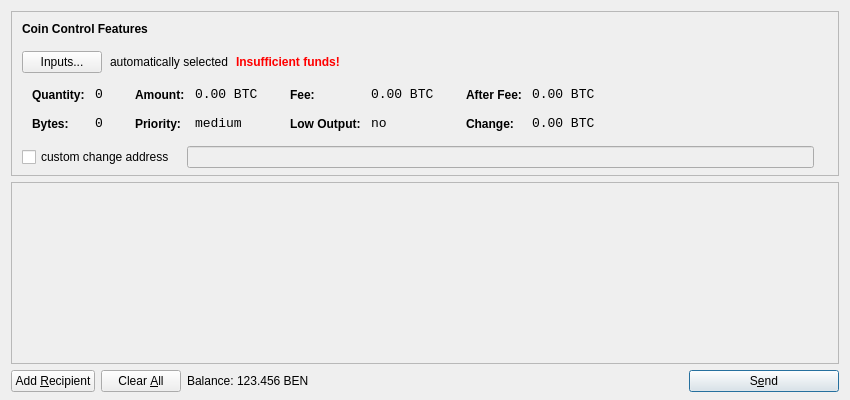
<?xml version="1.0" encoding="UTF-8"?>
<ui version="4.0">
 <class>SendCoinsDialog</class>
 <widget class="QDialog" name="SendCoinsDialog">
  <property name="geometry">
   <rect>
    <x>0</x>
    <y>0</y>
    <width>850</width>
    <height>400</height>
   </rect>
  </property>
  <property name="windowTitle">
   <string>Send Coins</string>
  </property>
  <layout class="QVBoxLayout" name="verticalLayout" stretch="0,1,0">
   <property name="bottomMargin">
    <number>8</number>
   </property>
   <item>
    <widget class="QFrame" name="frameCoinControl">
     <property name="sizePolicy">
      <sizepolicy hsizetype="Expanding" vsizetype="Expanding">
       <horstretch>0</horstretch>
       <verstretch>0</verstretch>
      </sizepolicy>
     </property>
     <property name="maximumSize">
      <size>
       <width>16777215</width>
       <height>16777215</height>
      </size>
     </property>
     <property name="frameShape">
      <enum>QFrame::StyledPanel</enum>
     </property>
     <property name="frameShadow">
      <enum>QFrame::Sunken</enum>
     </property>
     <layout class="QVBoxLayout" name="verticalLayoutCoinControl2">
      <property name="spacing">
       <number>-1</number>
      </property>
      <property name="leftMargin">
       <number>0</number>
      </property>
      <property name="topMargin">
       <number>0</number>
      </property>
      <property name="rightMargin">
       <number>0</number>
      </property>
      <property name="bottomMargin">
       <number>6</number>
      </property>
      <item>
       <layout class="QVBoxLayout" name="verticalLayoutCoinControl" stretch="0,0,0,0,1">
        <property name="spacing">
         <number>0</number>
        </property>
        <property name="leftMargin">
         <number>10</number>
        </property>
        <property name="topMargin">
         <number>10</number>
        </property>
        <item>
         <layout class="QHBoxLayout" name="horizontalLayoutCoinControl1">
          <property name="bottomMargin">
           <number>15</number>
          </property>
          <item>
           <widget class="QLabel" name="labelCoinControlFeatures">
            <property name="sizePolicy">
             <sizepolicy hsizetype="Preferred" vsizetype="Maximum">
              <horstretch>0</horstretch>
              <verstretch>0</verstretch>
             </sizepolicy>
            </property>
            <property name="font">
             <font>
              <weight>75</weight>
              <bold>true</bold>
             </font>
            </property>
            <property name="styleSheet">
             <string notr="true">font-weight:bold;</string>
            </property>
            <property name="text">
             <string>Coin Control Features</string>
            </property>
           </widget>
          </item>
         </layout>
        </item>
        <item>
         <layout class="QHBoxLayout" name="horizontalLayoutCoinControl2" stretch="0,0,0,0">
          <property name="spacing">
           <number>8</number>
          </property>
          <property name="bottomMargin">
           <number>10</number>
          </property>
          <item>
           <widget class="QPushButton" name="pushButtonCoinControl">
            <property name="styleSheet">
             <string notr="true"/>
            </property>
            <property name="text">
             <string>Inputs...</string>
            </property>
           </widget>
          </item>
          <item>
           <widget class="QLabel" name="labelCoinControlAutomaticallySelected">
            <property name="text">
             <string>automatically selected</string>
            </property>
            <property name="margin">
             <number>5</number>
            </property>
           </widget>
          </item>
          <item>
           <widget class="QLabel" name="labelCoinControlInsuffFunds">
            <property name="font">
             <font>
              <weight>75</weight>
              <bold>true</bold>
             </font>
            </property>
            <property name="styleSheet">
             <string notr="true">color:red;font-weight:bold;</string>
            </property>
            <property name="text">
             <string>Insufficient funds!</string>
            </property>
            <property name="margin">
             <number>5</number>
            </property>
           </widget>
          </item>
          <item>
           <spacer name="horizontalSpacerCoinControl">
            <property name="orientation">
             <enum>Qt::Horizontal</enum>
            </property>
            <property name="sizeHint" stdset="0">
             <size>
              <width>40</width>
              <height>1</height>
             </size>
            </property>
           </spacer>
          </item>
         </layout>
        </item>
        <item>
         <widget class="QWidget" name="widgetCoinControl" native="true">
          <property name="sizePolicy">
           <sizepolicy hsizetype="Preferred" vsizetype="Preferred">
            <horstretch>0</horstretch>
            <verstretch>0</verstretch>
           </sizepolicy>
          </property>
          <property name="minimumSize">
           <size>
            <width>0</width>
            <height>0</height>
           </size>
          </property>
          <property name="styleSheet">
           <string notr="true"/>
          </property>
          <layout class="QHBoxLayout" name="horizontalLayoutCoinControl5">
           <property name="margin">
            <number>0</number>
           </property>
           <item>
            <layout class="QHBoxLayout" name="horizontalLayoutCoinControl3" stretch="0,0,0,1">
             <property name="spacing">
              <number>20</number>
             </property>
             <property name="topMargin">
              <number>0</number>
             </property>
             <property name="bottomMargin">
              <number>10</number>
             </property>
             <item>
              <layout class="QFormLayout" name="formLayoutCoinControl1">
               <property name="horizontalSpacing">
                <number>10</number>
               </property>
               <property name="verticalSpacing">
                <number>14</number>
               </property>
               <property name="leftMargin">
                <number>10</number>
               </property>
               <property name="topMargin">
                <number>4</number>
               </property>
               <property name="rightMargin">
                <number>6</number>
               </property>
               <item row="0" column="0">
                <widget class="QLabel" name="labelCoinControlQuantityText">
                 <property name="styleSheet">
                  <string notr="true">font-weight:bold;</string>
                 </property>
                 <property name="text">
                  <string>Quantity:</string>
                 </property>
                 <property name="margin">
                  <number>0</number>
                 </property>
                </widget>
               </item>
               <item row="0" column="1">
                <widget class="QLabel" name="labelCoinControlQuantity">
                 <property name="font">
                  <font>
                   <family>Monospace</family>
                   <pointsize>10</pointsize>
                  </font>
                 </property>
                 <property name="cursor">
                  <cursorShape>IBeamCursor</cursorShape>
                 </property>
                 <property name="contextMenuPolicy">
                  <enum>Qt::ActionsContextMenu</enum>
                 </property>
                 <property name="text">
                  <string notr="true">0</string>
                 </property>
                 <property name="margin">
                  <number>0</number>
                 </property>
                 <property name="textInteractionFlags">
                  <set>Qt::LinksAccessibleByMouse|Qt::TextSelectableByKeyboard|Qt::TextSelectableByMouse</set>
                 </property>
                </widget>
               </item>
               <item row="1" column="0">
                <widget class="QLabel" name="labelCoinControlBytesText">
                 <property name="styleSheet">
                  <string notr="true">font-weight:bold;</string>
                 </property>
                 <property name="text">
                  <string>Bytes:</string>
                 </property>
                </widget>
               </item>
               <item row="1" column="1">
                <widget class="QLabel" name="labelCoinControlBytes">
                 <property name="font">
                  <font>
                   <family>Monospace</family>
                   <pointsize>10</pointsize>
                  </font>
                 </property>
                 <property name="cursor">
                  <cursorShape>IBeamCursor</cursorShape>
                 </property>
                 <property name="contextMenuPolicy">
                  <enum>Qt::ActionsContextMenu</enum>
                 </property>
                 <property name="text">
                  <string notr="true">0</string>
                 </property>
                 <property name="textInteractionFlags">
                  <set>Qt::LinksAccessibleByMouse|Qt::TextSelectableByKeyboard|Qt::TextSelectableByMouse</set>
                 </property>
                </widget>
               </item>
              </layout>
             </item>
             <item>
              <layout class="QFormLayout" name="formLayoutCoinControl2">
               <property name="horizontalSpacing">
                <number>10</number>
               </property>
               <property name="verticalSpacing">
                <number>14</number>
               </property>
               <property name="leftMargin">
                <number>6</number>
               </property>
               <property name="topMargin">
                <number>4</number>
               </property>
               <property name="rightMargin">
                <number>6</number>
               </property>
               <item row="0" column="0">
                <widget class="QLabel" name="labelCoinControlAmountText">
                 <property name="styleSheet">
                  <string notr="true">font-weight:bold;</string>
                 </property>
                 <property name="text">
                  <string>Amount:</string>
                 </property>
                 <property name="margin">
                  <number>0</number>
                 </property>
                </widget>
               </item>
               <item row="0" column="1">
                <widget class="QLabel" name="labelCoinControlAmount">
                 <property name="font">
                  <font>
                   <family>Monospace</family>
                   <pointsize>10</pointsize>
                  </font>
                 </property>
                 <property name="cursor">
                  <cursorShape>IBeamCursor</cursorShape>
                 </property>
                 <property name="contextMenuPolicy">
                  <enum>Qt::ActionsContextMenu</enum>
                 </property>
                 <property name="text">
                  <string notr="true">0.00 BTC</string>
                 </property>
                 <property name="textInteractionFlags">
                  <set>Qt::LinksAccessibleByMouse|Qt::TextSelectableByKeyboard|Qt::TextSelectableByMouse</set>
                 </property>
                </widget>
               </item>
               <item row="1" column="0">
                <widget class="QLabel" name="labelCoinControlPriorityText">
                 <property name="styleSheet">
                  <string notr="true">font-weight:bold;</string>
                 </property>
                 <property name="text">
                  <string>Priority:</string>
                 </property>
                </widget>
               </item>
               <item row="1" column="1">
                <widget class="QLabel" name="labelCoinControlPriority">
                 <property name="font">
                  <font>
                   <family>Monospace</family>
                   <pointsize>10</pointsize>
                  </font>
                 </property>
                 <property name="cursor">
                  <cursorShape>IBeamCursor</cursorShape>
                 </property>
                 <property name="contextMenuPolicy">
                  <enum>Qt::ActionsContextMenu</enum>
                 </property>
                 <property name="text">
                  <string>medium</string>
                 </property>
                 <property name="textInteractionFlags">
                  <set>Qt::LinksAccessibleByMouse|Qt::TextSelectableByKeyboard|Qt::TextSelectableByMouse</set>
                 </property>
                </widget>
               </item>
              </layout>
             </item>
             <item>
              <layout class="QFormLayout" name="formLayoutCoinControl3">
               <property name="horizontalSpacing">
                <number>10</number>
               </property>
               <property name="verticalSpacing">
                <number>14</number>
               </property>
               <property name="leftMargin">
                <number>6</number>
               </property>
               <property name="topMargin">
                <number>4</number>
               </property>
               <property name="rightMargin">
                <number>6</number>
               </property>
               <item row="0" column="0">
                <widget class="QLabel" name="labelCoinControlFeeText">
                 <property name="styleSheet">
                  <string notr="true">font-weight:bold;</string>
                 </property>
                 <property name="text">
                  <string>Fee:</string>
                 </property>
                 <property name="margin">
                  <number>0</number>
                 </property>
                </widget>
               </item>
               <item row="0" column="1">
                <widget class="QLabel" name="labelCoinControlFee">
                 <property name="font">
                  <font>
                   <family>Monospace</family>
                   <pointsize>10</pointsize>
                  </font>
                 </property>
                 <property name="cursor">
                  <cursorShape>IBeamCursor</cursorShape>
                 </property>
                 <property name="contextMenuPolicy">
                  <enum>Qt::ActionsContextMenu</enum>
                 </property>
                 <property name="text">
                  <string notr="true">0.00 BTC</string>
                 </property>
                 <property name="textInteractionFlags">
                  <set>Qt::LinksAccessibleByMouse|Qt::TextSelectableByKeyboard|Qt::TextSelectableByMouse</set>
                 </property>
                </widget>
               </item>
               <item row="1" column="0">
                <widget class="QLabel" name="labelCoinControlLowOutputText">
                 <property name="styleSheet">
                  <string notr="true">font-weight:bold;</string>
                 </property>
                 <property name="text">
                  <string>Low Output:</string>
                 </property>
                </widget>
               </item>
               <item row="1" column="1">
                <widget class="QLabel" name="labelCoinControlLowOutput">
                 <property name="font">
                  <font>
                   <family>Monospace</family>
                   <pointsize>10</pointsize>
                  </font>
                 </property>
                 <property name="cursor">
                  <cursorShape>IBeamCursor</cursorShape>
                 </property>
                 <property name="contextMenuPolicy">
                  <enum>Qt::ActionsContextMenu</enum>
                 </property>
                 <property name="text">
                  <string>no</string>
                 </property>
                 <property name="textInteractionFlags">
                  <set>Qt::LinksAccessibleByMouse|Qt::TextSelectableByKeyboard|Qt::TextSelectableByMouse</set>
                 </property>
                </widget>
               </item>
              </layout>
             </item>
             <item>
              <layout class="QFormLayout" name="formLayoutCoinControl4">
               <property name="horizontalSpacing">
                <number>10</number>
               </property>
               <property name="verticalSpacing">
                <number>14</number>
               </property>
               <property name="leftMargin">
                <number>6</number>
               </property>
               <property name="topMargin">
                <number>4</number>
               </property>
               <property name="rightMargin">
                <number>6</number>
               </property>
               <item row="0" column="0">
                <widget class="QLabel" name="labelCoinControlAfterFeeText">
                 <property name="styleSheet">
                  <string notr="true">font-weight:bold;</string>
                 </property>
                 <property name="text">
                  <string>After Fee:</string>
                 </property>
                 <property name="margin">
                  <number>0</number>
                 </property>
                </widget>
               </item>
               <item row="0" column="1">
                <widget class="QLabel" name="labelCoinControlAfterFee">
                 <property name="font">
                  <font>
                   <family>Monospace</family>
                   <pointsize>10</pointsize>
                  </font>
                 </property>
                 <property name="cursor">
                  <cursorShape>IBeamCursor</cursorShape>
                 </property>
                 <property name="contextMenuPolicy">
                  <enum>Qt::ActionsContextMenu</enum>
                 </property>
                 <property name="text">
                  <string notr="true">0.00 BTC</string>
                 </property>
                 <property name="textInteractionFlags">
                  <set>Qt::LinksAccessibleByMouse|Qt::TextSelectableByKeyboard|Qt::TextSelectableByMouse</set>
                 </property>
                </widget>
               </item>
               <item row="1" column="0">
                <widget class="QLabel" name="labelCoinControlChangeText">
                 <property name="styleSheet">
                  <string notr="true">font-weight:bold;</string>
                 </property>
                 <property name="text">
                  <string>Change:</string>
                 </property>
                </widget>
               </item>
               <item row="1" column="1">
                <widget class="QLabel" name="labelCoinControlChange">
                 <property name="font">
                  <font>
                   <family>Monospace</family>
                   <pointsize>10</pointsize>
                  </font>
                 </property>
                 <property name="cursor">
                  <cursorShape>IBeamCursor</cursorShape>
                 </property>
                 <property name="contextMenuPolicy">
                  <enum>Qt::ActionsContextMenu</enum>
                 </property>
                 <property name="text">
                  <string notr="true">0.00 BTC</string>
                 </property>
                 <property name="textInteractionFlags">
                  <set>Qt::LinksAccessibleByMouse|Qt::TextSelectableByKeyboard|Qt::TextSelectableByMouse</set>
                 </property>
                </widget>
               </item>
              </layout>
             </item>
            </layout>
           </item>
          </layout>
         </widget>
        </item>
        <item>
         <layout class="QHBoxLayout" name="horizontalLayoutCoinControl4" stretch="0,0,0">
          <property name="spacing">
           <number>12</number>
          </property>
          <property name="sizeConstraint">
           <enum>QLayout::SetDefaultConstraint</enum>
          </property>
          <property name="topMargin">
           <number>5</number>
          </property>
          <property name="rightMargin">
           <number>5</number>
          </property>
          <item>
           <widget class="QCheckBox" name="checkBoxCoinControlChange">
            <property name="text">
             <string>custom change address</string>
            </property>
           </widget>
          </item>
          <item>
           <widget class="QLineEdit" name="lineEditCoinControlChange">
            <property name="enabled">
             <bool>false</bool>
            </property>
            <property name="sizePolicy">
             <sizepolicy hsizetype="Expanding" vsizetype="Fixed">
              <horstretch>0</horstretch>
              <verstretch>0</verstretch>
             </sizepolicy>
            </property>
           </widget>
          </item>
          <item>
           <widget class="QLabel" name="labelCoinControlChangeLabel">
            <property name="sizePolicy">
             <sizepolicy hsizetype="Preferred" vsizetype="Expanding">
              <horstretch>0</horstretch>
              <verstretch>0</verstretch>
             </sizepolicy>
            </property>
            <property name="minimumSize">
             <size>
              <width>0</width>
              <height>0</height>
             </size>
            </property>
            <property name="text">
             <string/>
            </property>
            <property name="margin">
             <number>3</number>
            </property>
           </widget>
          </item>
         </layout>
        </item>
        <item>
         <spacer name="verticalSpacerCoinControl">
          <property name="orientation">
           <enum>Qt::Vertical</enum>
          </property>
          <property name="sizeHint" stdset="0">
           <size>
            <width>800</width>
            <height>1</height>
           </size>
          </property>
         </spacer>
        </item>
       </layout>
      </item>
     </layout>
    </widget>
   </item>
   <item>
    <widget class="QScrollArea" name="scrollArea">
     <property name="widgetResizable">
      <bool>true</bool>
     </property>
     <widget class="QWidget" name="scrollAreaWidgetContents">
      <property name="geometry">
       <rect>
        <x>0</x>
        <y>0</y>
        <width>830</width>
        <height>165</height>
       </rect>
      </property>
      <layout class="QVBoxLayout" name="verticalLayout_2">
       <property name="margin">
        <number>0</number>
       </property>
       <item>
        <layout class="QVBoxLayout" name="entries">
         <property name="spacing">
          <number>6</number>
         </property>
        </layout>
       </item>
       <item>
        <spacer name="verticalSpacer">
         <property name="orientation">
          <enum>Qt::Vertical</enum>
         </property>
         <property name="sizeHint" stdset="0">
          <size>
           <width>20</width>
           <height>40</height>
          </size>
         </property>
        </spacer>
       </item>
      </layout>
     </widget>
    </widget>
   </item>
   <item>
    <layout class="QHBoxLayout" name="horizontalLayout">
     <item>
      <widget class="QPushButton" name="addButton">
       <property name="toolTip">
        <string>Send to multiple recipients at once</string>
       </property>
       <property name="text">
        <string>Add &amp;Recipient</string>
       </property>
       <property name="icon">
        <iconset resource="../bitcoin.qrc">
         <normaloff>:/icons/add</normaloff>:/icons/add</iconset>
       </property>
       <property name="autoDefault">
        <bool>false</bool>
       </property>
      </widget>
     </item>
     <item>
      <widget class="QPushButton" name="clearButton">
       <property name="sizePolicy">
        <sizepolicy hsizetype="Minimum" vsizetype="Fixed">
         <horstretch>0</horstretch>
         <verstretch>0</verstretch>
        </sizepolicy>
       </property>
       <property name="toolTip">
        <string>Remove all transaction fields</string>
       </property>
       <property name="text">
        <string>Clear &amp;All</string>
       </property>
       <property name="icon">
        <iconset resource="../bitcoin.qrc">
         <normaloff>:/icons/remove</normaloff>:/icons/remove</iconset>
       </property>
       <property name="autoRepeatDelay">
        <number>300</number>
       </property>
       <property name="autoDefault">
        <bool>false</bool>
       </property>
      </widget>
     </item>
     <item>
      <layout class="QHBoxLayout" name="horizontalLayout_2">
       <property name="spacing">
        <number>3</number>
       </property>
       <item>
        <widget class="QLabel" name="label">
         <property name="text">
          <string>Balance:</string>
         </property>
        </widget>
       </item>
       <item>
        <widget class="QLabel" name="labelBalance">
         <property name="cursor">
          <cursorShape>IBeamCursor</cursorShape>
         </property>
         <property name="text">
          <string>123.456 BEN</string>
         </property>
         <property name="textInteractionFlags">
          <set>Qt::LinksAccessibleByMouse|Qt::TextSelectableByKeyboard|Qt::TextSelectableByMouse</set>
         </property>
        </widget>
       </item>
      </layout>
     </item>
     <item>
      <spacer name="horizontalSpacer">
       <property name="orientation">
        <enum>Qt::Horizontal</enum>
       </property>
       <property name="sizeHint" stdset="0">
        <size>
         <width>40</width>
         <height>20</height>
        </size>
       </property>
      </spacer>
     </item>
     <item>
      <widget class="QPushButton" name="sendButton">
       <property name="minimumSize">
        <size>
         <width>150</width>
         <height>0</height>
        </size>
       </property>
       <property name="toolTip">
        <string>Confirm the send action</string>
       </property>
       <property name="text">
        <string>S&amp;end</string>
       </property>
       <property name="icon">
        <iconset resource="../bitcoin.qrc">
         <normaloff>:/icons/send</normaloff>:/icons/send</iconset>
       </property>
       <property name="default">
        <bool>true</bool>
       </property>
      </widget>
     </item>
    </layout>
   </item>
  </layout>
 </widget>
 <resources>
  <include location="../bitcoin.qrc"/>
 </resources>
 <connections/>
</ui>
